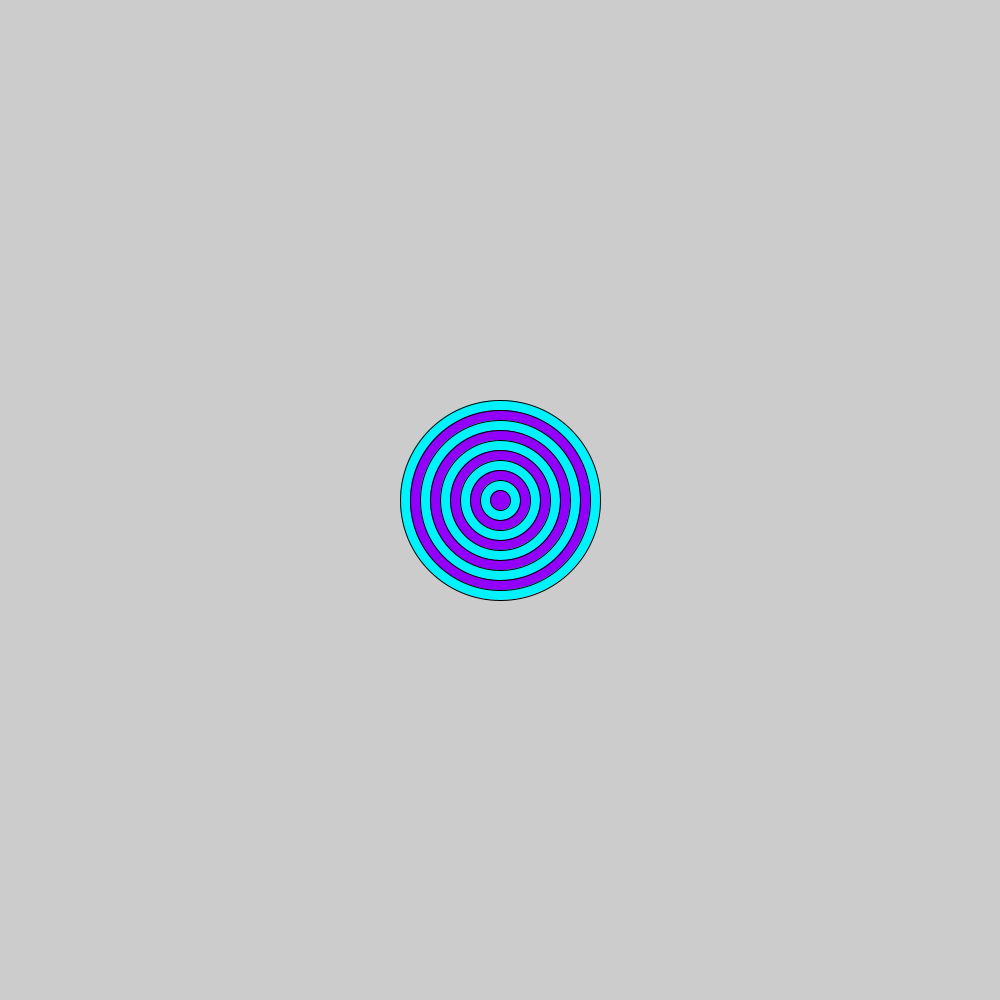
Frame 1 (no input)
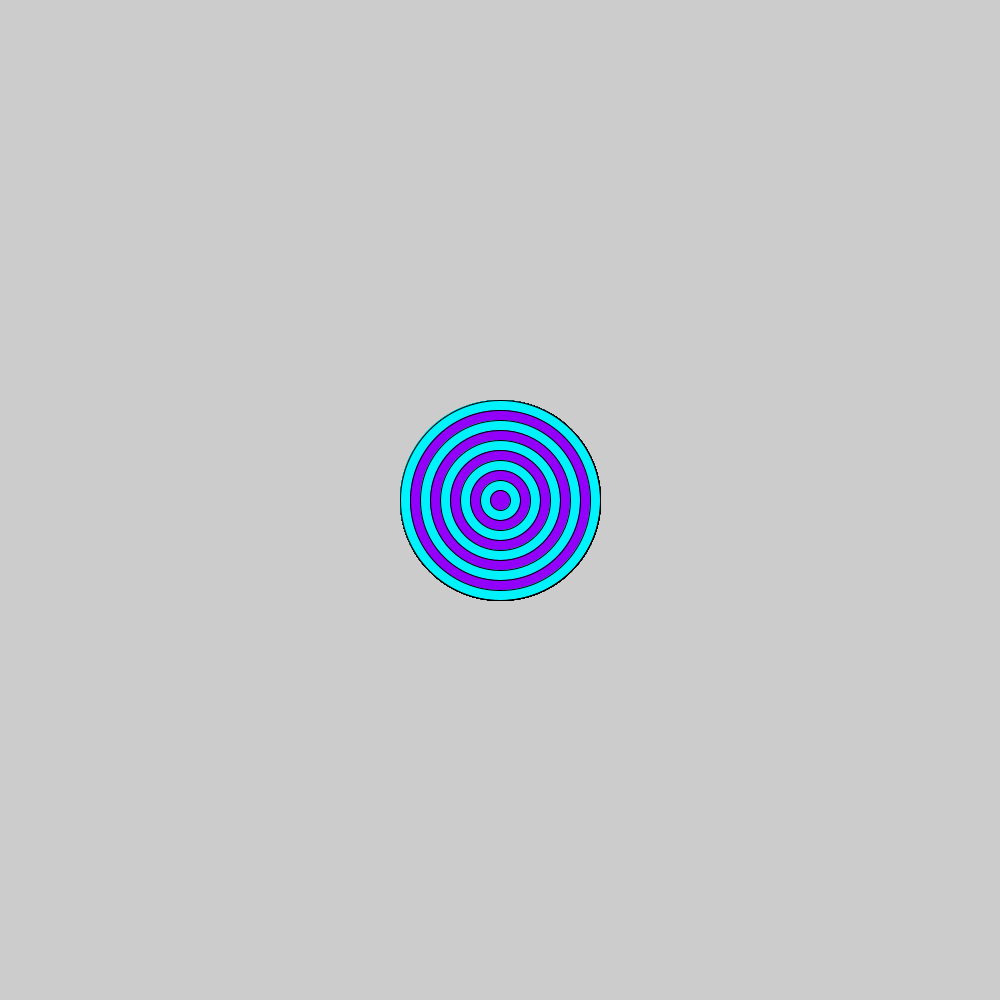
Frame 60 (the mouse pressed at the canvas centre just before this capture)
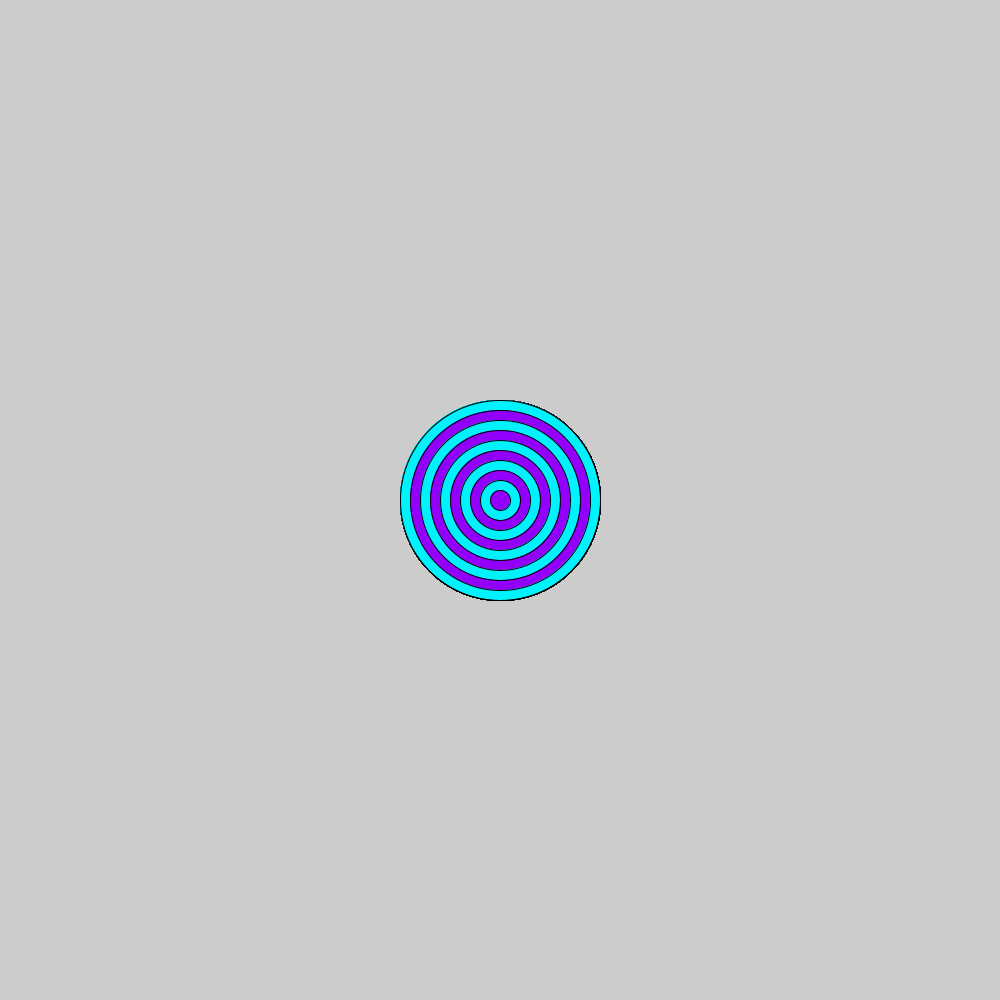
Frame 120 (the mouse held since frame 60 and released just before this capture)

The Processing sketch that drew these frames (run headless with seeded random() and noise(); from frame 60 on, the mouse is pressed at the canvas centre):

// Processing sketch: bullseye
// ── bullseye.pde
 void setup(){
       size(1000,1000);

    }

    void draw(){
  int size = 200;
      for(int i = 0; i < 10 ;i++){
          if(i % 2 == 0){
            fill(#00F2FC);
          }
          else{
            fill(#9200FC);
          }
          ellipse(500, 500, size, size);
          size -= 20;
         }
      
    }
